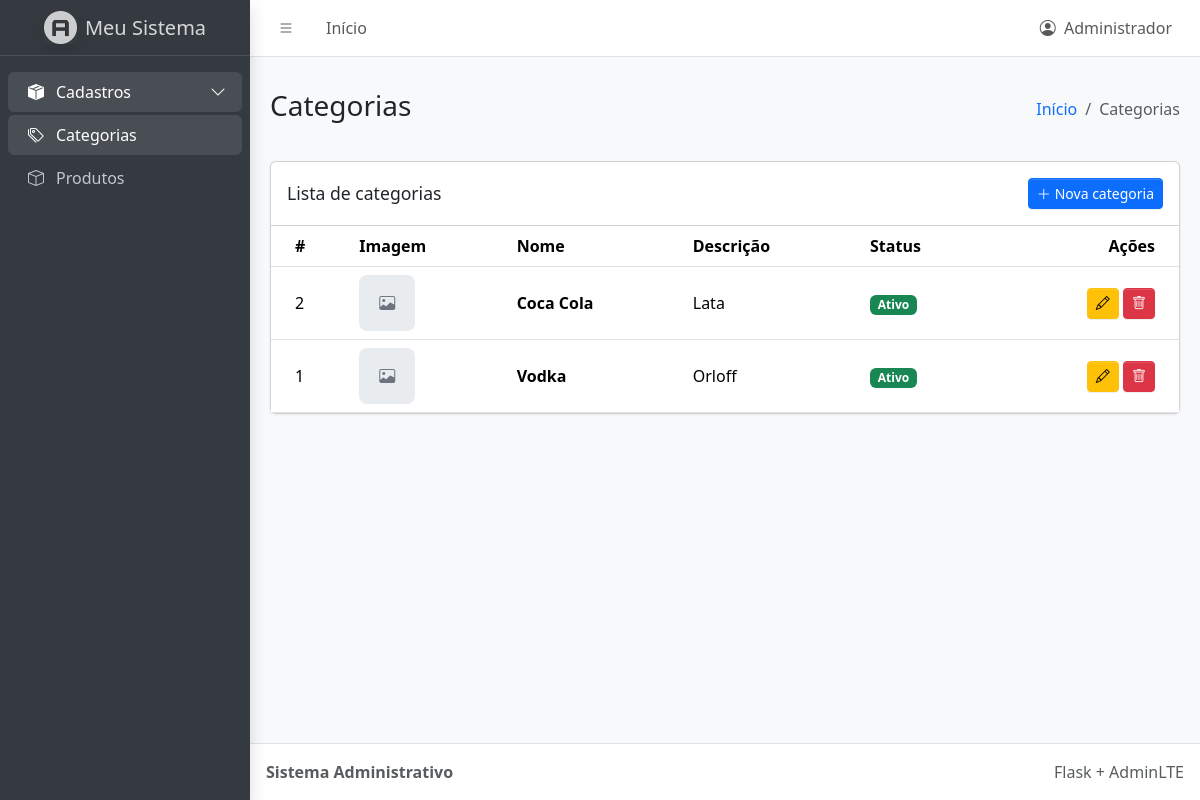
The page /listar_categorias on the database as committed earlier.
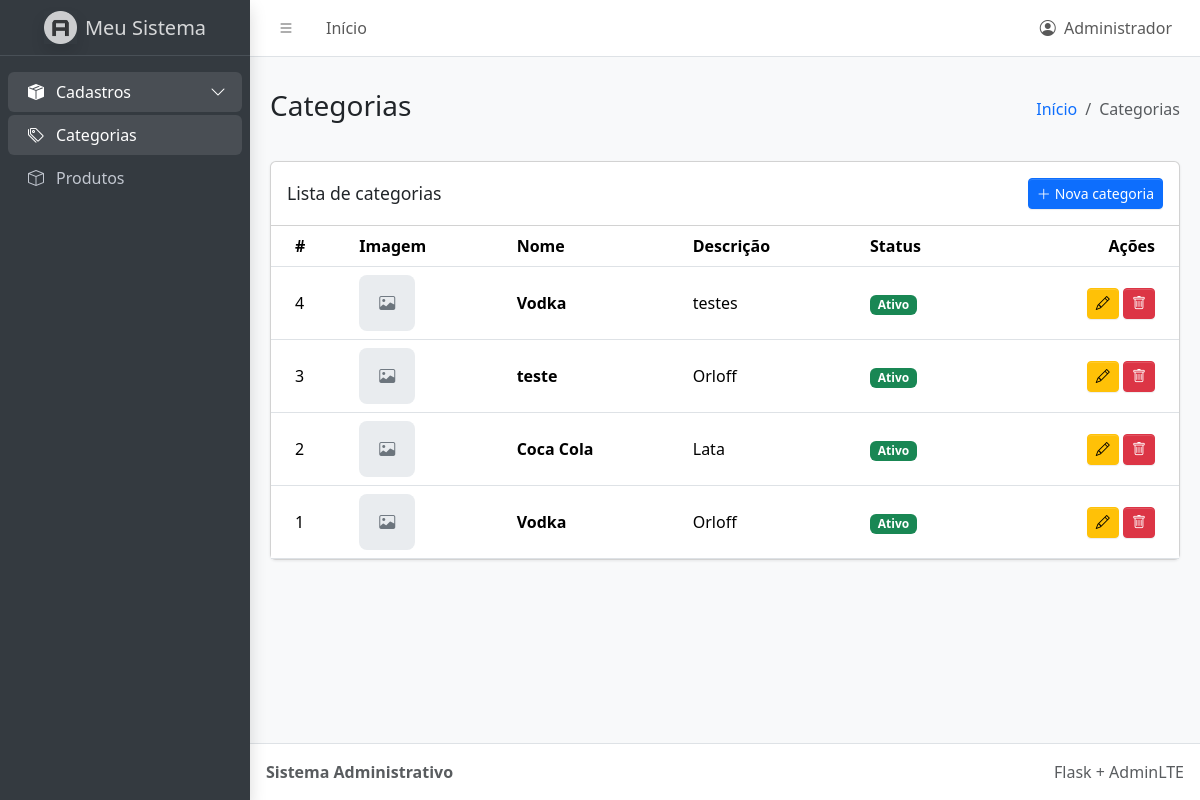
The same page on the database as committed later.
### tables this page shows
CREATE TABLE categoria(
   id integer primary key autoincrement,
   nome varchar(50) not null,
   descricao text, 
   ativo boolean,
   imagem blob,
   img varchar(100)
);

### app.py (the view)
@app.route('/listar_categorias')
def listarCategoria():
    with conexao() as conn:
        categorias = conn.execute('SELECT * FROM categoria ORDER BY id DESC').fetchall()
    return render_template('admin/listar_categoria.html', categorias=categorias)

### app.py (called while the page is built)
def conexao():
    conn = sqlite3.connect(Path(app.root_path) / 'database.db')
    conn.row_factory = sqlite3.Row
    return conn

### templates/admin/listar_categoria.html (shortened to what this page needs)
{% extends 'admin/base.html' %}
{% block page_title %}Categorias{% endblock %}
{% block breadcrumb %}Categorias{% endblock %}
{% block content %}
<div class="card">
  <div class="card-header d-flex align-items-center">
    <h3 class="card-title mb-0">Lista de categorias</h3>
    <a href="{{ url_for('cadastrarCategoria') }}" class="btn btn-primary btn-sm ms-auto">
      <i class="bi bi-plus-lg me-1"></i>Nova categoria
    </a>
  </div>
  <div class="card-body p-0">
    <div class="table-responsive">
      <table class="table table-hover align-middle mb-0">
        <thead>
          <tr><th>#</th><th>Imagem</th><th>Nome</th><th>Descrição</th><th>Status</th><th class="text-end">Ações</th></tr>
        </thead>
        <tbody>
        {% for i in categorias %}
          <tr>
            <td>{{ i.id }}</td>
            <td>
              {% if i.img %}
                <img src="{{ url_for('static', filename=i.img) }}" class="table-thumb" alt="{{ i.nome }}">
              {% else %}
                <span class="placeholder-image"><i class="bi bi-image text-secondary"></i></span>
              {% endif %}
            </td>
            <td class="fw-semibold">{{ i.nome }}</td>
            <td>{{ i.descricao or '-' }}</td>
            <td>
              {% if i.ativo|string == 'True' %}<span class="badge text-bg-success">Ativo</span>
              {% else %}<span class="badge text-bg-secondary">Inativo</span>{% endif %}
            </td>
            <td class="text-end text-nowrap">
              <a href="{{ url_for('editarCategoria', id=i.id) }}" class="btn btn-sm btn-warning"><i class="bi bi-pencil"></i></a>
              <a href="{{ url_for('excluirCategoria', id=i.id) }}" class="btn btn-sm btn-danger"><i class="bi bi-trash"></i></a>
            </td>
          </tr>
        {% else %}
          <tr><td colspan="6" class="text-center text-secondary py-4">Nenhuma categoria cadastrada.</td></tr>
        {% endfor %}
        </tbody>
      </table>
    </div>
  </div>
</div>
{% endblock %}

Rows that differ between the two databases and show on the page:
added categoria: id "4", nome "Vodka", descricao "testes", ativo "Ativo"
added categoria: id "3", nome "teste", descricao "Orloff", ativo "Ativo"
